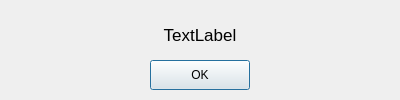
<?xml version="1.0" encoding="UTF-8"?>
<ui version="4.0">
 <class>Dialog</class>
 <widget class="QDialog" name="Dialog">
  <property name="geometry">
   <rect>
    <x>0</x>
    <y>0</y>
    <width>400</width>
    <height>100</height>
   </rect>
  </property>
  <property name="minimumSize">
   <size>
    <width>400</width>
    <height>100</height>
   </size>
  </property>
  <property name="maximumSize">
   <size>
    <width>400</width>
    <height>100</height>
   </size>
  </property>
  <property name="windowTitle">
   <string>Dialog</string>
  </property>
  <widget class="QLabel" name="label">
   <property name="geometry">
    <rect>
     <x>0</x>
     <y>20</y>
     <width>400</width>
     <height>30</height>
    </rect>
   </property>
   <property name="minimumSize">
    <size>
     <width>400</width>
     <height>30</height>
    </size>
   </property>
   <property name="font">
    <font>
     <pointsize>13</pointsize>
     <weight>50</weight>
     <bold>false</bold>
    </font>
   </property>
   <property name="text">
    <string>TextLabel</string>
   </property>
   <property name="alignment">
    <set>Qt::AlignCenter</set>
   </property>
  </widget>
  <widget class="QPushButton" name="pushButton">
   <property name="geometry">
    <rect>
     <x>150</x>
     <y>60</y>
     <width>100</width>
     <height>30</height>
    </rect>
   </property>
   <property name="maximumSize">
    <size>
     <width>100</width>
     <height>30</height>
    </size>
   </property>
   <property name="text">
    <string>OK</string>
   </property>
  </widget>
 </widget>
 <resources/>
 <connections>
  <connection>
   <sender>pushButton</sender>
   <signal>clicked()</signal>
   <receiver>Dialog</receiver>
   <slot>close()</slot>
   <hints>
    <hint type="sourcelabel">
     <x>197</x>
     <y>76</y>
    </hint>
    <hint type="destinationlabel">
     <x>197</x>
     <y>139</y>
    </hint>
   </hints>
  </connection>
 </connections>
</ui>
